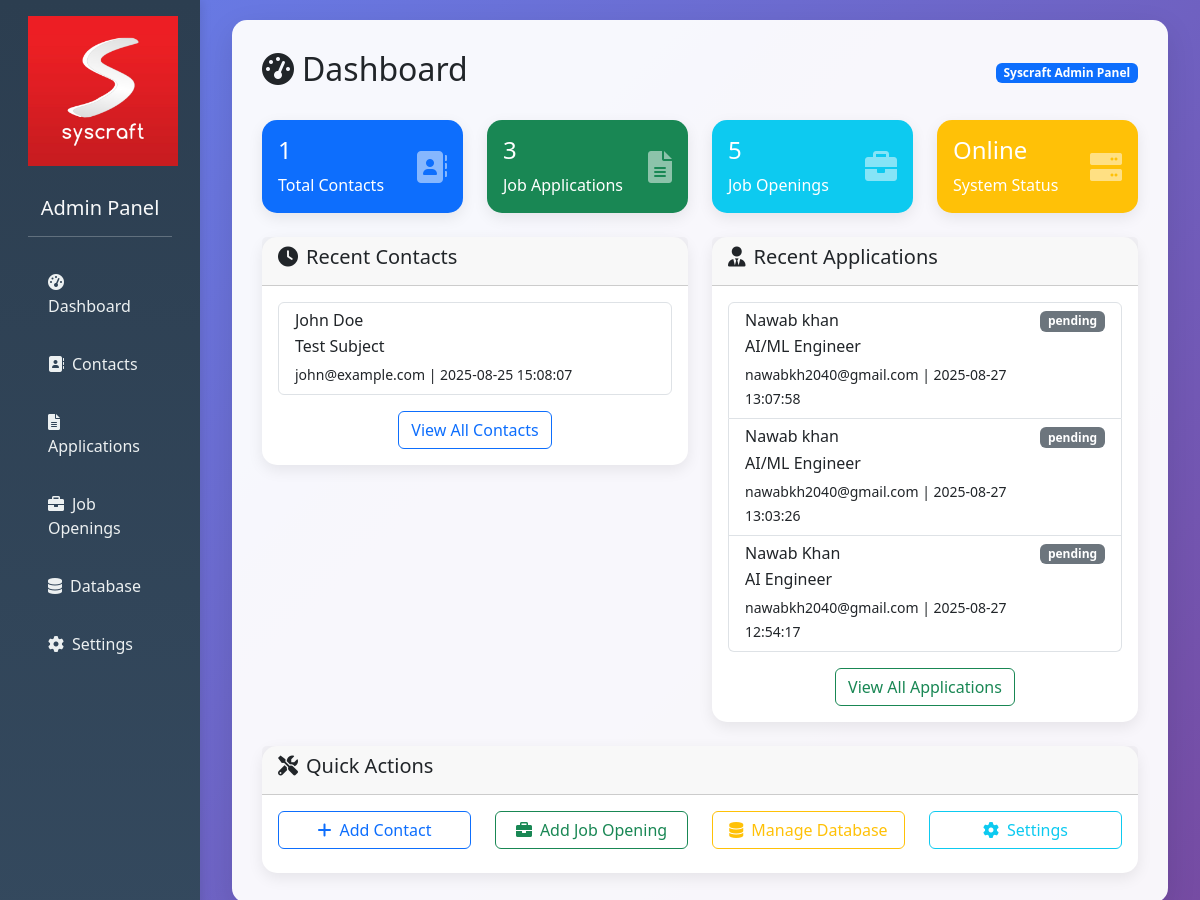
The app's page /admin/dashboard with its own data.
### tables this page shows
CREATE TABLE job_applications (
            id INTEGER PRIMARY KEY AUTOINCREMENT,
            name TEXT NOT NULL,
            email TEXT NOT NULL,
            phone TEXT NOT NULL,
            position TEXT NOT NULL,
            resume_filename TEXT NOT NULL,
            resume_content TEXT,
            file_path TEXT,
            application_date TIMESTAMP DEFAULT CURRENT_TIMESTAMP,
            status TEXT DEFAULT 'pending'
        );

### main.py (the view)
@app.route("/admin/dashboard")
def dashboard():
    contacts = get_contacts()
    applications = get_all_applications()
    job_openings = get_active_job_openings()
    stats = {
        "total_contacts": len(contacts),
        "total_applications": len(applications),
        "total_job_openings": len(job_openings),
        "recent_contacts": contacts[-5:] if contacts else [],
        "recent_applications": applications[:5] if applications else []
    }
    return render_template("admin_dashboard.html", stats=stats)

### tools/enquiry.py (called while the page is built)
def get_contacts():
    conn = sqlite3.connect(DB_NAME)
    cursor = conn.cursor()
    cursor.execute("SELECT * FROM contact")
    rows = cursor.fetchall()
    conn.close()
    return rows

### tools/hr_jobs.py (called while the page is built)
def get_active_job_openings():
    conn = sqlite3.connect(DB_PATH)
    cursor = conn.cursor()
    cursor.execute('''
        SELECT id, title, department, description, requirements, location, employment_type, posted_date
        FROM job_openings
        WHERE is_active = 1
        ORDER BY posted_date DESC
    ''')
    jobs = cursor.fetchall()
    conn.close()
    return [
        {
            "id": job[0],
            "title": job[1],
            "department": job[2],
            "description": job[3],
            "requirements": job[4],
            "location": job[5],
            "employment_type": job[6],
            "posted_date": job[7]
        }
        for job in jobs
    ]

def get_all_applications():
    conn = sqlite3.connect(DB_PATH)
    cursor = conn.cursor()
    cursor.execute('''
        SELECT id, name, email, phone, position, resume_filename, application_date, status
        FROM job_applications
        ORDER BY application_date DESC
    ''')
    applications = cursor.fetchall()
    conn.close()
    return [
        {
            "id": app[0],
            "name": app[1],
            "email": app[2],
            "phone": app[3],
            "position": app[4],
            "resume_filename": app[5],
            "application_date": app[6],
            "status": app[7]
        }
        for app in applications
    ]

### templates/admin_dashboard.html (shortened to what this page needs)
{% extends "base.html" %}
{% block content %}
<div class="d-flex justify-content-between align-items-center mb-4">
    <h2><i class="fas fa-tachometer-alt me-2"></i>Dashboard</h2>
    <span class="badge bg-primary">Syscraft Admin Panel</span>
</div>
<div class="row mb-4">
    <div class="col-md-3">
        <div class="card bg-primary text-white">
            <div class="card-body">
                <div class="d-flex justify-content-between align-items-center">
                    <div>
                        <h4>{{ stats.total_contacts }}</h4>
                        <p class="mb-0">Total Contacts</p>
                    </div>
                    <i class="fas fa-address-book fa-2x opacity-50"></i>
                </div>
            </div>
        </div>
    </div>
    <div class="col-md-3">
        <div class="card bg-success text-white">
            <div class="card-body">
                <div class="d-flex justify-content-between align-items-center">
                    <div>
                        <h4>{{ stats.total_applications }}</h4>
                        <p class="mb-0">Job Applications</p>
                    </div>
                    <i class="fas fa-file-alt fa-2x opacity-50"></i>
                </div>
            </div>
        </div>
    </div>
    <div class="col-md-3">
        <div class="card bg-info text-white">
            <div class="card-body">
                <div class="d-flex justify-content-between align-items-center">
                    <div>
                        <h4>{{ stats.total_job_openings }}</h4>
                        <p class="mb-0">Job Openings</p>
                    </div>
                    <i class="fas fa-briefcase fa-2x opacity-50"></i>
                </div>
            </div>
        </div>
    </div>
    <div class="col-md-3">
        <div class="card bg-warning text-white">
            <div class="card-body">
                <div class="d-flex justify-content-between align-items-center">
                    <div>
                        <h4>Online</h4>
                        <p class="mb-0">System Status</p>
                    </div>
                    <i class="fas fa-server fa-2x opacity-50"></i>
                </div>
            </div>
        </div>
    </div>
</div>
<div class="row">
    <div class="col-md-6">
        <div class="card">
            <div class="card-header">
                <h5><i class="fas fa-clock me-2"></i>Recent Contacts</h5>
            </div>
            <div class="card-body">
                {% if stats.recent_contacts %}
                    <div class="list-group">
                        {% for contact in stats.recent_contacts %}
                        <div class="list-group-item">
                            <div class="d-flex justify-content-between align-items-start">
                                <div>
                                    <h6 class="mb-1">{{ contact[1] }}</h6>
                                    <p class="mb-1">{{ contact[4] }}</p>
                                    <small>{{ contact[2] }} | {{ contact[6] }}</small>
                                </div>
                            </div>
                        </div>
                        {% endfor %}
                    </div>
                    <div class="text-center mt-3">
                        <a href="/admin/contacts" class="btn btn-outline-primary">View All Contacts</a>
                    </div>
                {% else %}
                    <p class="text-muted text-center">No recent contacts</p>
                {% endif %}
            </div>
        </div>
    </div>
    <div class="col-md-6">
        <div class="card">
            <div class="card-header">
                <h5><i class="fas fa-user-tie me-2"></i>Recent Applications</h5>
            </div>
            <div class="card-body">
                {% if stats.recent_applications %}
                    <div class="list-group">
                        {% for app in stats.recent_applications %}
                        <div class="list-group-item">
                            <div class="d-flex justify-content-between align-items-start">
                                <div>
                                    <h6 class="mb-1">{{ app.name }}</h6>
                                    <p class="mb-1">{{ app.position }}</p>
                                    <small>{{ app.email }} | {{ app.application_date }}</small>
                                </div>
                                <span class="badge bg-secondary">{{ app.status }}</span>
                            </div>
                        </div>
                        {% endfor %}
                    </div>
                    <div class="text-center mt-3">
                        <a href="/admin/applications" class="btn btn-outline-success">View All Applications</a>
                    </div>
                {% else %}
                    <p class="text-muted text-center">No recent applications</p>
                {% endif %}
            </div>
        </div>
    </div>
</div>
<div class="row mt-4">
    <div class="col-12">
        <div class="card">
            <div class="card-header">
                <h5><i class="fas fa-tools me-2"></i>Quick Actions</h5>
            </div>
            <div class="card-body">
                <div class="row">
                    <div class="col-md-3">
                        <a href="/admin/contacts/add" class="btn btn-outline-primary w-100 mb-2">
                            <i class="fas fa-plus me-2"></i>Add Contact
                        </a>
                    </div>
                    <div class="col-md-3">
                        <a href="/admin/jobs/add" class="btn btn-outline-success w-100 mb-2">
                            <i class="fas fa-briefcase me-2"></i>Add Job Opening
                        </a>
                    </div>
                    <div class="col-md-3">
                        <a href="/admin/database" class="btn btn-outline-warning w-100 mb-2">
                            <i class="fas fa-database me-2"></i>Manage Database
                        </a>
                    </div>
                    <div class="col-md-3">
                        <a href="/settings" class="btn btn-outline-info w-100 mb-2">
                            <i class="fas fa-cog me-2"></i>Settings
                        </a>
                    </div>
                </div>
            </div>
        </div>
    </div>
</div>
{% endblock %}

### templates/base.html (style rules this page uses)
body { background: linear-gradient(135deg, #667eea 0%, #764ba2 100%); min-height: 100vh; font-family: 'Segoe UI', Tahoma, Geneva, Verdana, sans-serif; }
.card { border: none; border-radius: 15px; box-shadow: 0 5px 15px rgba(0,0,0,0.08); transition: transform 0.3s ease; }

### records on screen
job_applications: name "Nawab khan", position "AI/ML Engineer", email "nawabkh2040@gmail.com", application_date "2025-08-27 13:07:58", status "pending"
job_applications: name "Nawab khan", position "AI/ML Engineer", email "nawabkh2040@gmail.com", application_date "2025-08-27 13:03:26", status "pending"
job_applications: name "Nawab Khan", position "AI Engineer", email "nawabkh2040@gmail.com", application_date "2025-08-27 12:54:17", status "pending"

### other values on screen
{{ stats.total_contacts }} "1"
{{ stats.total_applications }} "3"
{{ stats.total_job_openings }} "5"
{{ contact[1] }} "John Doe"
{{ contact[4] }} "Test Subject"
{{ contact[2] }} "john@example.com"
{{ contact[6] }} "2025-08-25 15:08:07"
